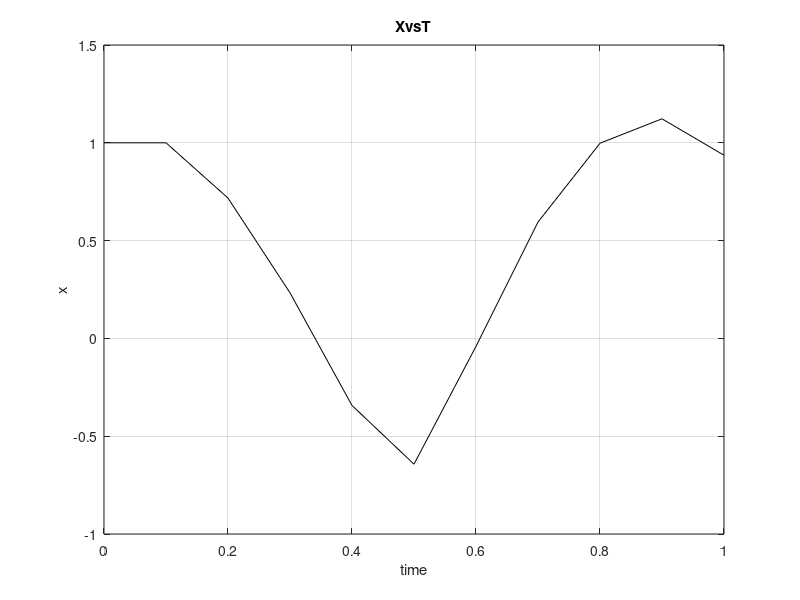

This chart was generated by the following MATLAB code:
clear all;
close all;
clf;

%Velet Method for Obrtis Equation

%Time parameters
tau=0.1;  %time steps
tfinal=1;  %final time
t=0:tau:tfinal;  %total variation of time
N=length(t); 


x=zeros(1,N);
y=zeros(1,N);
vx=zeros(1,N);
vy=zeros(1,N);
R=zeros(1,N);
%Initial conditions (2D) 

x(1)=1;
y(1)=0;
vx(1)=0;
vy(1)=5;
%same as dumped oscillator:
x(2)=x(1)+vx(1)*tau;
y(2)=y(1)+vy(1)*tau;



for i=3:N
  R(i-1)=sqrt((x(i-1)^2)+(y(i-1)^2));  %start orbit radius
  x(i)=(2*x(i-1))-(x(i-2))-(tau*tau*4*pi*pi*(x(i-1)/(R(i-1)^3)));  %Y coord discretization
  y(i)=(2*y(i-1))-(y(i-2))-(tau*tau*4*pi*pi*(y(i-1)/(R(i-1)^3)));  %same discret for second derivate
  vx(i-1)=(x(i)-x(i-2))/(2*tau); 
  vy(i-1)=(y(i)-y(i-2))/(2*tau);
end


figure(1)
plot(t,x,'-k')
grid on
xlabel('time')
ylabel('x')
title('XvsT')

  

